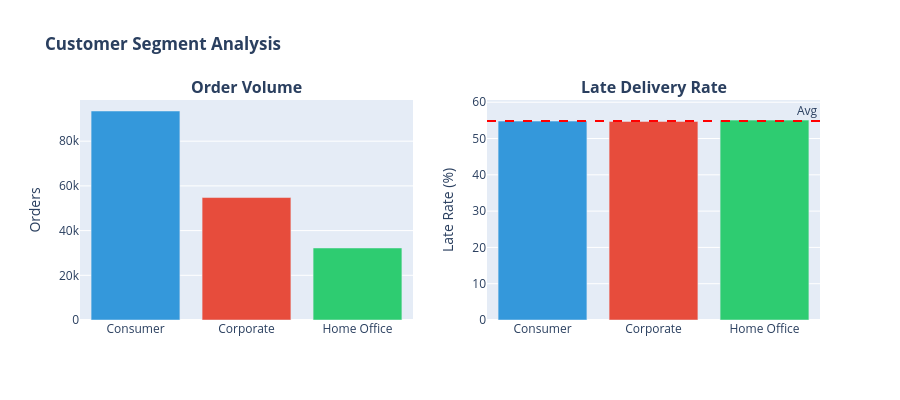

Write notebook code for a chart like this one.
### Markdown cell above
## 5. Customer Segments

### Code cell
# Customer Segment Analysis
seg_counts = df['Customer Segment'].value_counts()
colors = ['#3498db', '#e74c3c', '#2ecc71']

fig = make_subplots(rows=1, cols=2, subplot_titles=('<b>Order Volume</b>', '<b>Late Delivery Rate</b>'))

fig.add_trace(go.Bar(x=seg_counts.index, y=seg_counts.values, marker_color=colors, showlegend=False), row=1, col=1)

if 'Late_delivery_risk' in df.columns:
    late_rate = df.groupby('Customer Segment')['Late_delivery_risk'].mean() * 100
    fig.add_trace(go.Bar(x=late_rate.index, y=late_rate.values, marker_color=colors, showlegend=False), row=1, col=2)
    fig.add_hline(y=df['Late_delivery_risk'].mean()*100, line_dash="dash", line_color="red",
                  annotation_text="Avg", row=1, col=2)

fig.update_layout(height=400, title_text='<b>Customer Segment Analysis</b>')
fig.update_yaxes(title_text="Orders", row=1, col=1)
fig.update_yaxes(title_text="Late Rate (%)", row=1, col=2)
fig.show()

print("\n💡 Consumer segment dominates volume • Late delivery rate consistent across segments")

### Figure 1 — Plotly figure (JSON) as saved in the notebook; plotly's stock layout.template omitted (floating-point values rounded to 4 significant figures)
{"data": [{"marker": {"color": ["#3498db", "#e74c3c", "#2ecc71"]}, "showlegend": false, "type": "bar", "x": ["Consumer", "Corporate", "Home Office"], "xaxis": "x", "y": [93504, 54789, 32226], "yaxis": "y"}, {"marker": {"color": ["#3498db", "#e74c3c", "#2ecc71"]}, "showlegend": false, "type": "bar", "x": ["Consumer", "Corporate", "Home Office"], "xaxis": "x2", "y": [54.81, 54.72, 55.07], "yaxis": "y2"}], "layout": {"annotations": [{"font": {"size": 16}, "showarrow": false, "text": "<b>Order Volume</b>", "x": 0.225, "xanchor": "center", "xref": "paper", "y": 1, "yanchor": "bottom", "yref": "paper"}, {"font": {"size": 16}, "showarrow": false, "text": "<b>Late Delivery Rate</b>", "x": 0.775, "xanchor": "center", "xref": "paper", "y": 1, "yanchor": "bottom", "yref": "paper"}, {"showarrow": false, "text": "Avg", "x": 1, "xanchor": "right", "xref": "x2 domain", "y": 54.83, "yanchor": "bottom", "yref": "y2"}], "height": 400, "shapes": [{"line": {"color": "red", "dash": "dash"}, "type": "line", "x0": 0, "x1": 1, "xref": "x2 domain", "y0": 54.83, "y1": 54.83, "yref": "y2"}], "title": {"text": "<b>Customer Segment Analysis</b>"}, "xaxis": {"anchor": "y", "domain": [0, 0.45]}, "xaxis2": {"anchor": "y2", "domain": [0.55, 1]}, "yaxis": {"anchor": "x", "domain": [0, 1], "title": {"text": "Orders"}}, "yaxis2": {"anchor": "x2", "domain": [0, 1], "title": {"text": "Late Rate (%)"}}}}
